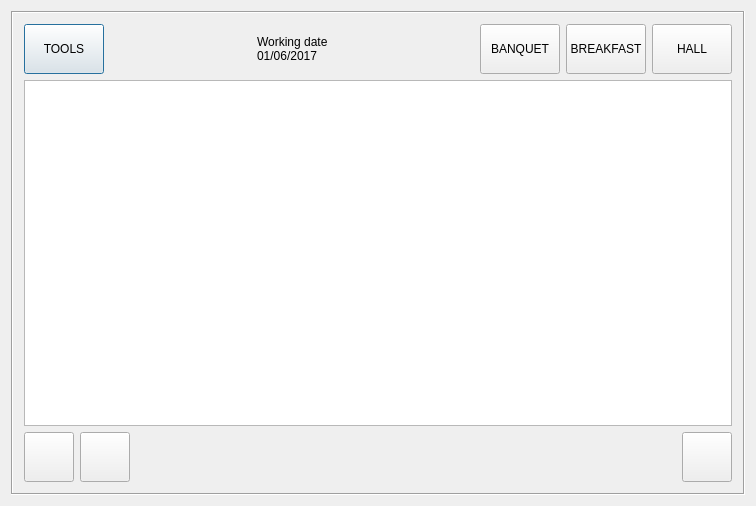
<?xml version="1.0" encoding="UTF-8"?>
<ui version="4.0">
 <class>RFace</class>
 <widget class="QDialog" name="RFace">
  <property name="geometry">
   <rect>
    <x>0</x>
    <y>0</y>
    <width>756</width>
    <height>506</height>
   </rect>
  </property>
  <property name="windowTitle">
   <string>RFace</string>
  </property>
  <layout class="QVBoxLayout" name="verticalLayout_2">
   <item>
    <widget class="QFrame" name="frame">
     <property name="frameShape">
      <enum>QFrame::Box</enum>
     </property>
     <property name="frameShadow">
      <enum>QFrame::Sunken</enum>
     </property>
     <layout class="QVBoxLayout" name="verticalLayout">
      <item>
       <layout class="QHBoxLayout" name="horizontalLayout">
        <item>
         <widget class="QPushButton" name="btnTools">
          <property name="minimumSize">
           <size>
            <width>0</width>
            <height>0</height>
           </size>
          </property>
          <property name="maximumSize">
           <size>
            <width>555</width>
            <height>555</height>
           </size>
          </property>
          <property name="text">
           <string>TOOLS</string>
          </property>
          <property name="icon">
           <iconset resource="res.qrc">
            <normaloff>:/images/settings.png</normaloff>:/images/settings.png</iconset>
          </property>
         </widget>
        </item>
        <item>
         <spacer name="horizontalSpacer_2">
          <property name="orientation">
           <enum>Qt::Horizontal</enum>
          </property>
          <property name="sizeHint" stdset="0">
           <size>
            <width>40</width>
            <height>20</height>
           </size>
          </property>
         </spacer>
        </item>
        <item>
         <widget class="QWidget" name="widget" native="true">
          <layout class="QVBoxLayout" name="verticalLayout_3">
           <item>
            <widget class="QLabel" name="lbWorkingDate">
             <property name="text">
              <string>Working date
01/06/2017</string>
             </property>
            </widget>
           </item>
          </layout>
         </widget>
        </item>
        <item>
         <spacer name="horizontalSpacer">
          <property name="orientation">
           <enum>Qt::Horizontal</enum>
          </property>
          <property name="sizeHint" stdset="0">
           <size>
            <width>40</width>
            <height>20</height>
           </size>
          </property>
         </spacer>
        </item>
        <item>
         <widget class="QPushButton" name="btnBanket">
          <property name="minimumSize">
           <size>
            <width>0</width>
            <height>0</height>
           </size>
          </property>
          <property name="maximumSize">
           <size>
            <width>555</width>
            <height>555</height>
           </size>
          </property>
          <property name="text">
           <string>BANQUET</string>
          </property>
          <property name="icon">
           <iconset resource="res.qrc">
            <normaloff>:/images/banket.png</normaloff>:/images/banket.png</iconset>
          </property>
         </widget>
        </item>
        <item>
         <widget class="QPushButton" name="btnBreakFast">
          <property name="maximumSize">
           <size>
            <width>555</width>
            <height>555</height>
           </size>
          </property>
          <property name="text">
           <string>BREAKFAST</string>
          </property>
          <property name="icon">
           <iconset resource="res.qrc">
            <normaloff>:/images/dinner.png</normaloff>:/images/dinner.png</iconset>
          </property>
         </widget>
        </item>
        <item>
         <widget class="QPushButton" name="btnChangeHall">
          <property name="maximumSize">
           <size>
            <width>548</width>
            <height>555</height>
           </size>
          </property>
          <property name="focusPolicy">
           <enum>Qt::NoFocus</enum>
          </property>
          <property name="text">
           <string>HALL</string>
          </property>
          <property name="icon">
           <iconset resource="res.qrc">
            <normaloff>:/images/hall.png</normaloff>:/images/hall.png</iconset>
          </property>
         </widget>
        </item>
       </layout>
      </item>
      <item>
       <widget class="QTableWidget" name="tblTables">
        <property name="verticalScrollBarPolicy">
         <enum>Qt::ScrollBarAlwaysOff</enum>
        </property>
        <property name="horizontalScrollBarPolicy">
         <enum>Qt::ScrollBarAlwaysOff</enum>
        </property>
        <property name="editTriggers">
         <set>QAbstractItemView::NoEditTriggers</set>
        </property>
        <property name="selectionMode">
         <enum>QAbstractItemView::SingleSelection</enum>
        </property>
        <property name="showGrid">
         <bool>false</bool>
        </property>
        <attribute name="horizontalHeaderVisible">
         <bool>false</bool>
        </attribute>
        <attribute name="verticalHeaderVisible">
         <bool>false</bool>
        </attribute>
        <attribute name="verticalHeaderDefaultSectionSize">
         <number>60</number>
        </attribute>
       </widget>
      </item>
      <item>
       <widget class="QWidget" name="widget_2" native="true">
        <layout class="QHBoxLayout" name="horizontalLayout_2">
         <property name="leftMargin">
          <number>0</number>
         </property>
         <property name="topMargin">
          <number>0</number>
         </property>
         <property name="rightMargin">
          <number>0</number>
         </property>
         <property name="bottomMargin">
          <number>0</number>
         </property>
         <item>
          <widget class="QPushButton" name="btnUp">
           <property name="minimumSize">
            <size>
             <width>50</width>
             <height>50</height>
            </size>
           </property>
           <property name="focusPolicy">
            <enum>Qt::NoFocus</enum>
           </property>
           <property name="text">
            <string/>
           </property>
           <property name="icon">
            <iconset resource="res.qrc">
             <normaloff>:/images/up.png</normaloff>:/images/up.png</iconset>
           </property>
           <property name="iconSize">
            <size>
             <width>32</width>
             <height>32</height>
            </size>
           </property>
          </widget>
         </item>
         <item>
          <widget class="QPushButton" name="btnDown">
           <property name="minimumSize">
            <size>
             <width>50</width>
             <height>50</height>
            </size>
           </property>
           <property name="focusPolicy">
            <enum>Qt::NoFocus</enum>
           </property>
           <property name="text">
            <string/>
           </property>
           <property name="icon">
            <iconset resource="res.qrc">
             <normaloff>:/images/down.png</normaloff>:/images/down.png</iconset>
           </property>
           <property name="iconSize">
            <size>
             <width>32</width>
             <height>32</height>
            </size>
           </property>
          </widget>
         </item>
         <item>
          <spacer name="horizontalSpacer_3">
           <property name="orientation">
            <enum>Qt::Horizontal</enum>
           </property>
           <property name="sizeHint" stdset="0">
            <size>
             <width>607</width>
             <height>20</height>
            </size>
           </property>
          </spacer>
         </item>
         <item>
          <widget class="QPushButton" name="btnExit">
           <property name="minimumSize">
            <size>
             <width>50</width>
             <height>50</height>
            </size>
           </property>
           <property name="maximumSize">
            <size>
             <width>100</width>
             <height>16777215</height>
            </size>
           </property>
           <property name="focusPolicy">
            <enum>Qt::NoFocus</enum>
           </property>
           <property name="text">
            <string/>
           </property>
           <property name="icon">
            <iconset resource="res.qrc">
             <normaloff>:/images/exit.png</normaloff>:/images/exit.png</iconset>
           </property>
           <property name="iconSize">
            <size>
             <width>32</width>
             <height>32</height>
            </size>
           </property>
          </widget>
         </item>
        </layout>
       </widget>
      </item>
     </layout>
    </widget>
   </item>
  </layout>
 </widget>
 <layoutdefault spacing="6" margin="11"/>
 <resources>
  <include location="res.qrc"/>
 </resources>
 <connections/>
 <slots>
  <slot>login()</slot>
 </slots>
</ui>
